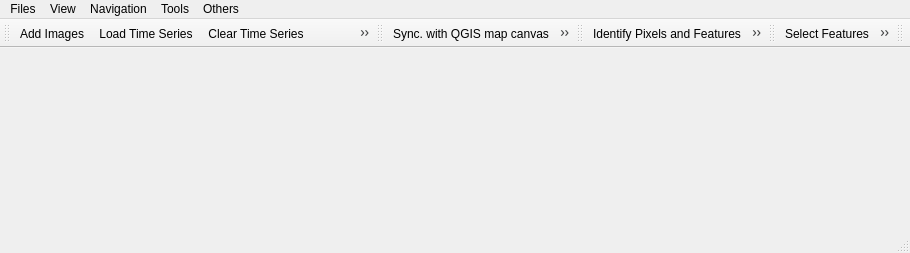
<?xml version="1.0" encoding="UTF-8"?>
<ui version="4.0">
 <class>TSVGUIBase</class>
 <widget class="QMainWindow" name="TSVGUIBase">
  <property name="geometry">
   <rect>
    <x>0</x>
    <y>0</y>
    <width>910</width>
    <height>253</height>
   </rect>
  </property>
  <property name="windowTitle">
   <string>EO Time Series Viewer</string>
  </property>
  <property name="windowIcon">
   <iconset resource="eotsv_resources.qrc">
    <normaloff>:/eotimeseriesviewer/icons/IconTimeSeries.svg</normaloff>:/eotimeseriesviewer/icons/IconTimeSeries.svg</iconset>
  </property>
  <property name="toolButtonStyle">
   <enum>Qt::ToolButtonFollowStyle</enum>
  </property>
  <property name="documentMode">
   <bool>false</bool>
  </property>
  <property name="tabShape">
   <enum>QTabWidget::Rounded</enum>
  </property>
  <property name="dockNestingEnabled">
   <bool>true</bool>
  </property>
  <property name="dockOptions">
   <set>QMainWindow::AllowNestedDocks|QMainWindow::AllowTabbedDocks</set>
  </property>
  <widget class="MapWidget" name="mMapWidget">
   <property name="sizePolicy">
    <sizepolicy hsizetype="Preferred" vsizetype="Preferred">
     <horstretch>1</horstretch>
     <verstretch>1</verstretch>
    </sizepolicy>
   </property>
   <property name="minimumSize">
    <size>
     <width>10</width>
     <height>10</height>
    </size>
   </property>
   <property name="focusPolicy">
    <enum>Qt::NoFocus</enum>
   </property>
  </widget>
  <widget class="QStatusBar" name="mStatusBar">
   <property name="sizePolicy">
    <sizepolicy hsizetype="Preferred" vsizetype="Fixed">
     <horstretch>0</horstretch>
     <verstretch>0</verstretch>
    </sizepolicy>
   </property>
   <property name="minimumSize">
    <size>
     <width>0</width>
     <height>18</height>
    </size>
   </property>
   <property name="maximumSize">
    <size>
     <width>16777215</width>
     <height>18</height>
    </size>
   </property>
  </widget>
  <widget class="QMenuBar" name="mMenuBar">
   <property name="geometry">
    <rect>
     <x>0</x>
     <y>0</y>
     <width>910</width>
     <height>21</height>
    </rect>
   </property>
   <property name="contextMenuPolicy">
    <enum>Qt::ActionsContextMenu</enum>
   </property>
   <property name="defaultUp">
    <bool>false</bool>
   </property>
   <widget class="QMenu" name="menuFiles">
    <property name="title">
     <string>Files</string>
    </property>
    <widget class="QMenu" name="menuAdd_Product">
     <property name="title">
      <string>Add Product</string>
     </property>
     <addaction name="actionLoadTimeSeriesStack"/>
     <addaction name="actionAddSentinel2"/>
     <addaction name="actionAddSubDatasets"/>
     <addaction name="actionAddFORCEProducts"/>
    </widget>
    <addaction name="actionAddTSD"/>
    <addaction name="menuAdd_Product"/>
    <addaction name="separator"/>
    <addaction name="actionAddVectorData"/>
    <addaction name="actionCreateSpectralLibrary"/>
    <addaction name="actionCreateTemporalProfileLayer"/>
    <addaction name="separator"/>
    <addaction name="actionLoadTS"/>
    <addaction name="actionSaveTS"/>
    <addaction name="actionClearTS"/>
    <addaction name="separator"/>
    <addaction name="actionSaveProject"/>
    <addaction name="actionReloadProject"/>
    <addaction name="actionLoadProject"/>
    <addaction name="separator"/>
    <addaction name="actionAddTSExample"/>
   </widget>
   <widget class="QMenu" name="menuAbout">
    <property name="title">
     <string>Others</string>
    </property>
    <addaction name="actionAbout"/>
    <addaction name="actionSettings"/>
    <addaction name="actionShowOnlineHelp"/>
   </widget>
   <widget class="QMenu" name="menuView">
    <property name="title">
     <string>View</string>
    </property>
    <widget class="QMenu" name="menuPanels">
     <property name="title">
      <string>Panels...</string>
     </property>
    </widget>
    <addaction name="actionRefresh"/>
    <addaction name="actionAddMapView"/>
    <addaction name="actionExportMapsToImages"/>
    <addaction name="separator"/>
    <addaction name="menuPanels"/>
   </widget>
   <widget class="QMenu" name="menuNavigation">
    <property name="title">
     <string>Navigation</string>
    </property>
    <widget class="QMenu" name="menuQGIS_map_canvas">
     <property name="title">
      <string>QGIS map canvas</string>
     </property>
     <addaction name="actionImportExtent"/>
     <addaction name="actionImportCenter"/>
     <addaction name="actionExportExtent"/>
     <addaction name="actionExportCenter"/>
    </widget>
    <addaction name="actionPan"/>
    <addaction name="actionZoomIn"/>
    <addaction name="actionZoomOut"/>
    <addaction name="actionZoomFullExtent"/>
    <addaction name="actionZoomPixelScale"/>
    <addaction name="actionMoveCenter"/>
    <addaction name="separator"/>
    <addaction name="menuQGIS_map_canvas"/>
   </widget>
   <widget class="QMenu" name="menuTools">
    <property name="title">
     <string>Tools</string>
    </property>
    <addaction name="actionCreateSpectralLibrary"/>
    <addaction name="actionCreateTemporalProfileLayer"/>
    <addaction name="actionReadTemporalProfiles"/>
   </widget>
   <addaction name="menuFiles"/>
   <addaction name="menuView"/>
   <addaction name="menuNavigation"/>
   <addaction name="menuTools"/>
   <addaction name="menuAbout"/>
  </widget>
  <widget class="QToolBar" name="toolBarData">
   <property name="windowTitle">
    <string>Data Toolbar</string>
   </property>
   <attribute name="toolBarArea">
    <enum>TopToolBarArea</enum>
   </attribute>
   <attribute name="toolBarBreak">
    <bool>false</bool>
   </attribute>
   <addaction name="actionAddTSD"/>
   <addaction name="actionLoadTS"/>
   <addaction name="actionClearTS"/>
   <addaction name="actionSaveTS"/>
   <addaction name="actionAddVectorData"/>
  </widget>
  <widget class="QToolBar" name="toolBarViews">
   <property name="windowTitle">
    <string>Map Toolbar</string>
   </property>
   <attribute name="toolBarArea">
    <enum>TopToolBarArea</enum>
   </attribute>
   <attribute name="toolBarBreak">
    <bool>false</bool>
   </attribute>
   <addaction name="optionSyncMapCenter"/>
   <addaction name="actionAddMapView"/>
   <addaction name="actionRefresh"/>
   <addaction name="actionPan"/>
   <addaction name="actionZoomIn"/>
   <addaction name="actionZoomOut"/>
   <addaction name="actionZoomPixelScale"/>
   <addaction name="mActionZoomToLayer"/>
   <addaction name="actionZoomFullExtent"/>
  </widget>
  <widget class="QToolBar" name="toolBarIdentify">
   <property name="windowTitle">
    <string>Identify Features Toolbar</string>
   </property>
   <attribute name="toolBarArea">
    <enum>TopToolBarArea</enum>
   </attribute>
   <attribute name="toolBarBreak">
    <bool>false</bool>
   </attribute>
   <addaction name="actionIdentify"/>
   <addaction name="separator"/>
   <addaction name="optionMoveCenter"/>
   <addaction name="optionIdentifyCursorLocation"/>
   <addaction name="optionIdentifySpectralProfile"/>
   <addaction name="optionIdentifyTemporalProfile"/>
  </widget>
  <widget class="QToolBar" name="toolBarVectorFeatures">
   <property name="windowTitle">
    <string>Modify &amp; Label Toolbar</string>
   </property>
   <attribute name="toolBarArea">
    <enum>TopToolBarArea</enum>
   </attribute>
   <attribute name="toolBarBreak">
    <bool>false</bool>
   </attribute>
   <addaction name="mActionSelectFeatures"/>
   <addaction name="mActionDeselectFeatures"/>
   <addaction name="mActionToggleEditing"/>
   <addaction name="mActionSaveEdits"/>
   <addaction name="mActionAddFeature"/>
  </widget>
  <widget class="QToolBar" name="toolBarTimeControl">
   <property name="windowTitle">
    <string>toolBar</string>
   </property>
   <attribute name="toolBarArea">
    <enum>TopToolBarArea</enum>
   </attribute>
   <attribute name="toolBarBreak">
    <bool>false</bool>
   </attribute>
  </widget>
  <action name="actionMoveCenter">
   <property name="icon">
    <iconset resource="eotsv_resources.qrc">
     <normaloff>:/eotimeseriesviewer/icons/mActionZoomPoint.svg</normaloff>:/eotimeseriesviewer/icons/mActionZoomPoint.svg</iconset>
   </property>
   <property name="text">
    <string>SelectCenter</string>
   </property>
   <property name="toolTip">
    <string>select center coordinate</string>
   </property>
  </action>
  <action name="actionSelectCRS">
   <property name="icon">
    <iconset>
     <normaloff>:/eotimeseriesviewer/icons/CRS.svg</normaloff>:/eotimeseriesviewer/icons/CRS.svg</iconset>
   </property>
   <property name="text">
    <string>Select CRS</string>
   </property>
   <property name="toolTip">
    <string>Select coordinate reference system</string>
   </property>
  </action>
  <action name="actionLoadTS">
   <property name="icon">
    <iconset resource="eotsv_resources.qrc">
     <normaloff>:/eotimeseriesviewer/icons/mActionAddTS.svg</normaloff>:/eotimeseriesviewer/icons/mActionAddTS.svg</iconset>
   </property>
   <property name="text">
    <string>Load Time Series</string>
   </property>
   <property name="toolTip">
    <string>Load time series from CSV file</string>
   </property>
  </action>
  <action name="actionAddTSD">
   <property name="icon">
    <iconset>
     <normaloff>:/eotimeseriesviewer/icons/mActionAddRasterLayer.svg</normaloff>:/eotimeseriesviewer/icons/mActionAddRasterLayer.svg</iconset>
   </property>
   <property name="text">
    <string>Add Images</string>
   </property>
   <property name="toolTip">
    <string>Add GDAL-readible images to the time series</string>
   </property>
  </action>
  <action name="actionRemoveTSD">
   <property name="icon">
    <iconset resource="eotsv_resources.qrc">
     <normaloff>:/eotimeseriesviewer/icons/mActionRemoveTSD.svg</normaloff>:/eotimeseriesviewer/icons/mActionRemoveTSD.svg</iconset>
   </property>
   <property name="text">
    <string>Remove images</string>
   </property>
   <property name="toolTip">
    <string>Remove images from this time series</string>
   </property>
  </action>
  <action name="actionSaveTS">
   <property name="icon">
    <iconset resource="eotsv_resources.qrc">
     <normaloff>:/eotimeseriesviewer/icons/mActionSaveTS.svg</normaloff>:/eotimeseriesviewer/icons/mActionSaveTS.svg</iconset>
   </property>
   <property name="text">
    <string>Save Time Series</string>
   </property>
   <property name="toolTip">
    <string>Save time series as CSV file</string>
   </property>
  </action>
  <action name="actionAddMapView">
   <property name="icon">
    <iconset resource="eotsv_resources.qrc">
     <normaloff>:/eotimeseriesviewer/icons/mActionAddMapView.svg</normaloff>:/eotimeseriesviewer/icons/mActionAddMapView.svg</iconset>
   </property>
   <property name="text">
    <string>Add Map View</string>
   </property>
   <property name="toolTip">
    <string>Add maps that show a specified band selection</string>
   </property>
  </action>
  <action name="actionRemoveMapView">
   <property name="icon">
    <iconset resource="eotsv_resources.qrc">
     <normaloff>:/eotimeseriesviewer/icons/mActionRemoveMapView.svg</normaloff>:/eotimeseriesviewer/icons/mActionRemoveMapView.svg</iconset>
   </property>
   <property name="text">
    <string>Remove Map View</string>
   </property>
   <property name="toolTip">
    <string>Remove map view</string>
   </property>
  </action>
  <action name="actionAddTSExample">
   <property name="icon">
    <iconset resource="eotsv_resources.qrc">
     <normaloff>:/eotimeseriesviewer/icons/mActionAddTS.svg</normaloff>:/eotimeseriesviewer/icons/mActionAddTS.svg</iconset>
   </property>
   <property name="text">
    <string>Add example</string>
   </property>
   <property name="toolTip">
    <string>Add example time series</string>
   </property>
  </action>
  <action name="actionAbout">
   <property name="icon">
    <iconset>
     <normaloff>:/eotimeseriesviewer/icons/metadata.svg</normaloff>:/eotimeseriesviewer/icons/metadata.svg</iconset>
   </property>
   <property name="text">
    <string>About</string>
   </property>
  </action>
  <action name="actionDummy">
   <property name="text">
    <string>Dummy</string>
   </property>
   <property name="toolTip">
    <string>This is an obviously not removed dummy</string>
   </property>
  </action>
  <action name="actionClearTS">
   <property name="icon">
    <iconset resource="eotsv_resources.qrc">
     <normaloff>:/eotimeseriesviewer/icons/mActionRemoveTS.svg</normaloff>:/eotimeseriesviewer/icons/mActionRemoveTS.svg</iconset>
   </property>
   <property name="text">
    <string>Clear Time Series</string>
   </property>
   <property name="toolTip">
    <string>Remove all images from time series</string>
   </property>
  </action>
  <action name="actionSetExtent">
   <property name="text">
    <string>Set Extent</string>
   </property>
  </action>
  <action name="actionZoomIn">
   <property name="checkable">
    <bool>true</bool>
   </property>
   <property name="icon">
    <iconset resource="../../../QGIS/images/images.qrc">
     <normaloff>:/images/themes/default/mActionZoomIn.svg</normaloff>:/images/themes/default/mActionZoomIn.svg</iconset>
   </property>
   <property name="text">
    <string>Zoom in</string>
   </property>
   <property name="toolTip">
    <string>Zoom into map</string>
   </property>
  </action>
  <action name="actionZoomOut">
   <property name="checkable">
    <bool>true</bool>
   </property>
   <property name="icon">
    <iconset resource="../../../QGIS/images/images.qrc">
     <normaloff>:/images/themes/default/mActionZoomOut.svg</normaloff>:/images/themes/default/mActionZoomOut.svg</iconset>
   </property>
   <property name="text">
    <string>Zoom out</string>
   </property>
   <property name="toolTip">
    <string>Zoom out</string>
   </property>
  </action>
  <action name="actionZoomFullExtent">
   <property name="checkable">
    <bool>true</bool>
   </property>
   <property name="icon">
    <iconset resource="../../../QGIS/images/images.qrc">
     <normaloff>:/images/themes/default/mActionZoomFullExtent.svg</normaloff>:/images/themes/default/mActionZoomFullExtent.svg</iconset>
   </property>
   <property name="text">
    <string>Max. Extent</string>
   </property>
   <property name="toolTip">
    <string>Zoom to maximum extent of time series</string>
   </property>
  </action>
  <action name="actionZoomPixelScale">
   <property name="checkable">
    <bool>true</bool>
   </property>
   <property name="icon">
    <iconset resource="../../../QGIS/images/images.qrc">
     <normaloff>:/images/themes/default/mActionZoomActual.svg</normaloff>:/images/themes/default/mActionZoomActual.svg</iconset>
   </property>
   <property name="text">
    <string>Pixel Scale</string>
   </property>
   <property name="toolTip">
    <string>Zoom to pixel scale</string>
   </property>
  </action>
  <action name="actionPan">
   <property name="checkable">
    <bool>true</bool>
   </property>
   <property name="icon">
    <iconset resource="../../../QGIS/images/images.qrc">
     <normaloff>:/images/themes/default/mActionPan.svg</normaloff>:/images/themes/default/mActionPan.svg</iconset>
   </property>
   <property name="text">
    <string>Pan Map</string>
   </property>
   <property name="toolTip">
    <string>Pan map</string>
   </property>
  </action>
  <action name="actionShowToolBar">
   <property name="text">
    <string>Panels</string>
   </property>
  </action>
  <action name="actionIdentifyCursorLocationValues">
   <property name="icon">
    <iconset>
     <normaloff>:/eotimeseriesviewer/icons/mActionIdentify.svg</normaloff>:/eotimeseriesviewer/icons/mActionIdentify.svg</iconset>
   </property>
   <property name="text">
    <string>Identify</string>
   </property>
   <property name="toolTip">
    <string>Identify map layers</string>
   </property>
  </action>
  <action name="actionClearLabelList">
   <property name="icon">
    <iconset>
     <normaloff>:/eotimeseriesviewer/icons/mIconClose.svg</normaloff>:/eotimeseriesviewer/icons/mIconClose.svg</iconset>
   </property>
   <property name="text">
    <string>Clear labels</string>
   </property>
   <property name="toolTip">
    <string>Clear selected labels</string>
   </property>
  </action>
  <action name="actionCopyLabelList">
   <property name="icon">
    <iconset>
     <normaloff>:/eotimeseriesviewer/icons/mActionEditCopy.svg</normaloff>:/eotimeseriesviewer/icons/mActionEditCopy.svg</iconset>
   </property>
   <property name="text">
    <string>Copy labels</string>
   </property>
   <property name="toolTip">
    <string>Copy labels to clipboard</string>
   </property>
  </action>
  <action name="actionSettings">
   <property name="icon">
    <iconset>
     <normaloff>:/eotimeseriesviewer/icons/system.svg</normaloff>:/eotimeseriesviewer/icons/system.svg</iconset>
   </property>
   <property name="text">
    <string>Settings</string>
   </property>
  </action>
  <action name="actionCollectLabels">
   <property name="icon">
    <iconset>
     <normaloff>:/eotimeseriesviewer/icons/mActionIdentify.svg</normaloff>:/eotimeseriesviewer/icons/mActionIdentify.svg</iconset>
   </property>
   <property name="text">
    <string>Collect Labels</string>
   </property>
   <property name="toolTip">
    <string>Collect labels by clicking on related map windows</string>
   </property>
  </action>
  <action name="actionRefresh">
   <property name="icon">
    <iconset resource="../../../QGIS/images/images.qrc">
     <normaloff>:/images/themes/default/mActionReload.svg</normaloff>:/images/themes/default/mActionReload.svg</iconset>
   </property>
   <property name="text">
    <string>Refresh Maps</string>
   </property>
   <property name="toolTip">
    <string>Refresh maps (F5)</string>
   </property>
   <property name="shortcut">
    <string>F5</string>
   </property>
  </action>
  <action name="actionShowCrosshair">
   <property name="checkable">
    <bool>true</bool>
   </property>
   <property name="checked">
    <bool>false</bool>
   </property>
   <property name="icon">
    <iconset>
     <normaloff>:/eotimeseriesviewer/icons/crosshair.svg</normaloff>:/eotimeseriesviewer/icons/crosshair.svg</iconset>
   </property>
   <property name="text">
    <string>Show Crosshair</string>
   </property>
  </action>
  <action name="actionImportExtent">
   <property name="icon">
    <iconset resource="eotsv_resources.qrc">
     <normaloff>:/eotimeseriesviewer/icons/mapExtentImport.svg</normaloff>:/eotimeseriesviewer/icons/mapExtentImport.svg</iconset>
   </property>
   <property name="text">
    <string>Import extent</string>
   </property>
   <property name="toolTip">
    <string>Set spatial map extent from QGIS map canvas</string>
   </property>
   <property name="shortcut">
    <string>F2</string>
   </property>
  </action>
  <action name="actionExportExtent">
   <property name="icon">
    <iconset resource="eotsv_resources.qrc">
     <normaloff>:/eotimeseriesviewer/icons/mapExtentExport.svg</normaloff>:/eotimeseriesviewer/icons/mapExtentExport.svg</iconset>
   </property>
   <property name="text">
    <string>Set extent</string>
   </property>
   <property name="toolTip">
    <string>Set map extent to QGIS map canvas</string>
   </property>
   <property name="shortcut">
    <string>Alt+F2</string>
   </property>
  </action>
  <action name="actionImportCenter">
   <property name="icon">
    <iconset resource="eotsv_resources.qrc">
     <normaloff>:/eotimeseriesviewer/icons/mapCenterImport.svg</normaloff>:/eotimeseriesviewer/icons/mapCenterImport.svg</iconset>
   </property>
   <property name="text">
    <string>Import center</string>
   </property>
   <property name="toolTip">
    <string>Set spatial map center from QGIS map canvas</string>
   </property>
   <property name="shortcut">
    <string>F1</string>
   </property>
  </action>
  <action name="actionExportCenter">
   <property name="icon">
    <iconset resource="eotsv_resources.qrc">
     <normaloff>:/eotimeseriesviewer/icons/mapCenterExport.svg</normaloff>:/eotimeseriesviewer/icons/mapCenterExport.svg</iconset>
   </property>
   <property name="text">
    <string>Set center</string>
   </property>
   <property name="toolTip">
    <string>Set map center to QGIS map canvas</string>
   </property>
   <property name="shortcut">
    <string>Alt+F1</string>
   </property>
  </action>
  <action name="actionAddVectorData">
   <property name="icon">
    <iconset resource="../../../QGIS/images/images.qrc">
     <normaloff>:/images/themes/default/mActionAddOgrLayer.svg</normaloff>:/images/themes/default/mActionAddOgrLayer.svg</iconset>
   </property>
   <property name="text">
    <string>Add Vector Data</string>
   </property>
   <property name="toolTip">
    <string>Loads a vector data file</string>
   </property>
  </action>
  <action name="actionShowOnlineHelp">
   <property name="icon">
    <iconset>
     <normaloff>:/eotimeseriesviewer/icons/metadata.svg</normaloff>:/eotimeseriesviewer/icons/metadata.svg</iconset>
   </property>
   <property name="text">
    <string>Help (online)</string>
   </property>
   <property name="toolTip">
    <string>Opens the online documentation</string>
   </property>
  </action>
  <action name="actionLoadTimeSeriesStack">
   <property name="text">
    <string>Time Series Stack</string>
   </property>
   <property name="toolTip">
    <string>Load images from a stack or list of stacks witch each image band being an temporal observation</string>
   </property>
  </action>
  <action name="actionIdentify">
   <property name="checkable">
    <bool>true</bool>
   </property>
   <property name="icon">
    <iconset resource="../qgispluginsupport/qps/qpsresources.qrc">
     <normaloff>:/qps/ui/icons/select_location.svg</normaloff>:/qps/ui/icons/select_location.svg</iconset>
   </property>
   <property name="text">
    <string>Identify Pixels and Features</string>
   </property>
   <property name="toolTip">
    <string>identify</string>
   </property>
  </action>
  <action name="optionIdentifyCursorLocation">
   <property name="checkable">
    <bool>true</bool>
   </property>
   <property name="checked">
    <bool>false</bool>
   </property>
   <property name="icon">
    <iconset resource="../../../QGIS/images/images.qrc">
     <normaloff>:/images/themes/default/mActionPropertiesWidget.svg</normaloff>:/images/themes/default/mActionPropertiesWidget.svg</iconset>
   </property>
   <property name="text">
    <string>CLV</string>
   </property>
   <property name="toolTip">
    <string>Identify cursor location values</string>
   </property>
  </action>
  <action name="optionMoveCenter">
   <property name="checkable">
    <bool>true</bool>
   </property>
   <property name="icon">
    <iconset resource="../qgispluginsupport/qps/qpsresources.qrc">
     <normaloff>:/qps/ui/icons/pan_center.svg</normaloff>:/qps/ui/icons/pan_center.svg</iconset>
   </property>
   <property name="text">
    <string>Move to Point</string>
   </property>
   <property name="toolTip">
    <string>Center map on clicked locations</string>
   </property>
  </action>
  <action name="optionIdentifySpectralProfile">
   <property name="checkable">
    <bool>true</bool>
   </property>
   <property name="icon">
    <iconset resource="../qgispluginsupport/qps/qpsresources.qrc">
     <normaloff>:/qps/ui/icons/profile.svg</normaloff>:/qps/ui/icons/profile.svg</iconset>
   </property>
   <property name="text">
    <string>SP</string>
   </property>
   <property name="toolTip">
    <string>Collect spectral propfiles to Spectral Library panel.</string>
   </property>
  </action>
  <action name="optionIdentifyTemporalProfile">
   <property name="checkable">
    <bool>true</bool>
   </property>
   <property name="icon">
    <iconset resource="eotsv_resources.qrc">
     <normaloff>:/eotimeseriesviewer/icons/mIconTemporalProfile.svg</normaloff>:/eotimeseriesviewer/icons/mIconTemporalProfile.svg</iconset>
   </property>
   <property name="text">
    <string>TP</string>
   </property>
   <property name="toolTip">
    <string>Collect temporal profiles to temporal profile panel.</string>
   </property>
  </action>
  <action name="optionSyncMapCenter">
   <property name="checkable">
    <bool>true</bool>
   </property>
   <property name="icon">
    <iconset resource="eotsv_resources.qrc">
     <normaloff>:/eotimeseriesviewer/icons/qgsMapCenter.svg</normaloff>:/eotimeseriesviewer/icons/qgsMapCenter.svg</iconset>
   </property>
   <property name="text">
    <string>Sync. with QGIS map canvas </string>
   </property>
  </action>
  <action name="optionSelectFeaturesRectangle">
   <property name="checkable">
    <bool>true</bool>
   </property>
   <property name="checked">
    <bool>true</bool>
   </property>
   <property name="icon">
    <iconset resource="../../../QGIS/images/images.qrc">
     <normaloff>:/images/themes/default/mActionSelectRectangle.svg</normaloff>:/images/themes/default/mActionSelectRectangle.svg</iconset>
   </property>
   <property name="text">
    <string>Select Feature(s)</string>
   </property>
   <property name="toolTip">
    <string>Select Feature(s) by drawing a Rectangle</string>
   </property>
  </action>
  <action name="optionSelectFeaturesPolygon">
   <property name="checkable">
    <bool>true</bool>
   </property>
   <property name="icon">
    <iconset resource="../../../QGIS/images/images.qrc">
     <normaloff>:/images/themes/default/mActionSelectPolygon.svg</normaloff>:/images/themes/default/mActionSelectPolygon.svg</iconset>
   </property>
   <property name="text">
    <string>Select Features by Polygon</string>
   </property>
   <property name="toolTip">
    <string>Select Features by drawing a Polygon</string>
   </property>
  </action>
  <action name="optionSelectFeaturesFreehand">
   <property name="checkable">
    <bool>true</bool>
   </property>
   <property name="icon">
    <iconset resource="../../../QGIS/images/images.qrc">
     <normaloff>:/images/themes/default/mActionSelectFreehand.svg</normaloff>:/images/themes/default/mActionSelectFreehand.svg</iconset>
   </property>
   <property name="text">
    <string>Select Features by Freehand</string>
   </property>
  </action>
  <action name="optionSelectFeaturesRadius">
   <property name="checkable">
    <bool>true</bool>
   </property>
   <property name="icon">
    <iconset resource="../../../QGIS/images/images.qrc">
     <normaloff>:/images/themes/default/mActionSelectRadius.svg</normaloff>:/images/themes/default/mActionSelectRadius.svg</iconset>
   </property>
   <property name="text">
    <string>Select Features by Radius</string>
   </property>
  </action>
  <action name="actionExportMapsToImages">
   <property name="icon">
    <iconset resource="../../../QGIS/images/images.qrc">
     <normaloff>:/images/themes/default/mActionSaveMapAsImage.svg</normaloff>:/images/themes/default/mActionSaveMapAsImage.svg</iconset>
   </property>
   <property name="text">
    <string>Export Maps to Images </string>
   </property>
   <property name="toolTip">
    <string>Saves all maps as image files as PNG or JPEG images.</string>
   </property>
  </action>
  <action name="actionToolbars">
   <property name="text">
    <string>Toolbars...</string>
   </property>
  </action>
  <action name="actionLockMapPanelSize">
   <property name="checkable">
    <bool>true</bool>
   </property>
   <property name="icon">
    <iconset resource="../../../QGIS/images/images.qrc">
     <normaloff>:/images/themes/default/lockedGray.svg</normaloff>:/images/themes/default/lockedGray.svg</iconset>
   </property>
   <property name="text">
    <string>Lock Map Panel Size</string>
   </property>
   <property name="toolTip">
    <string>Activate to lock the current map panel size</string>
   </property>
  </action>
  <action name="actionAddSentinel2">
   <property name="text">
    <string>Sentinel-2</string>
   </property>
   <property name="toolTip">
    <string>Add Sentinel2 image products</string>
   </property>
  </action>
  <action name="actionAddSubDatasets">
   <property name="text">
    <string>Sub-Datasets</string>
   </property>
   <property name="toolTip">
    <string>Open Subdatasets, e.g. from HDF files</string>
   </property>
  </action>
  <action name="mActionSaveEdits">
   <property name="icon">
    <iconset resource="../../../QGIS/images/images.qrc">
     <normaloff>:/images/themes/default/mActionSaveEdits.svg</normaloff>:/images/themes/default/mActionSaveEdits.svg</iconset>
   </property>
   <property name="text">
    <string>SaveEdits</string>
   </property>
   <property name="toolTip">
    <string>Save Edits</string>
   </property>
  </action>
  <action name="mActionAddFeature">
   <property name="checkable">
    <bool>true</bool>
   </property>
   <property name="icon">
    <iconset resource="../../../QGIS/images/images.qrc">
     <normaloff>:/images/themes/default/mActionCapturePolygon.svg</normaloff>:/images/themes/default/mActionCapturePolygon.svg</iconset>
   </property>
   <property name="text">
    <string>Draw</string>
   </property>
   <property name="toolTip">
    <string>Draw a new feature</string>
   </property>
  </action>
  <action name="mActionToggleEditing">
   <property name="checkable">
    <bool>true</bool>
   </property>
   <property name="icon">
    <iconset resource="../../../QGIS/images/images.qrc">
     <normaloff>:/images/themes/default/mActionToggleEditing.svg</normaloff>:/images/themes/default/mActionToggleEditing.svg</iconset>
   </property>
   <property name="text">
    <string>Toggle Editing</string>
   </property>
  </action>
  <action name="mActionSelectFeatures">
   <property name="checkable">
    <bool>true</bool>
   </property>
   <property name="icon">
    <iconset resource="../../../QGIS/images/images.qrc">
     <normaloff>:/images/themes/default/mActionSelectRectangle.svg</normaloff>:/images/themes/default/mActionSelectRectangle.svg</iconset>
   </property>
   <property name="text">
    <string>Select Features</string>
   </property>
   <property name="menuRole">
    <enum>QAction::TextHeuristicRole</enum>
   </property>
   <property name="iconVisibleInMenu">
    <bool>false</bool>
   </property>
  </action>
  <action name="mActionDeselectFeatures">
   <property name="icon">
    <iconset resource="../../../QGIS/images/images.qrc">
     <normaloff>:/images/themes/default/mActionDeselectAll.svg</normaloff>:/images/themes/default/mActionDeselectAll.svg</iconset>
   </property>
   <property name="text">
    <string>Deselect</string>
   </property>
   <property name="toolTip">
    <string>Deselect selected features.</string>
   </property>
  </action>
  <action name="mActionCopyLayerStyle">
   <property name="text">
    <string>Copy Layer Style</string>
   </property>
  </action>
  <action name="mActionOpenTable">
   <property name="icon">
    <iconset resource="../../../QGIS/images/images.qrc">
     <normaloff>:/images/themes/default/mActionOpenTable.svg</normaloff>:/images/themes/default/mActionOpenTable.svg</iconset>
   </property>
   <property name="text">
    <string>Open Table</string>
   </property>
   <property name="toolTip">
    <string>Opens the attribute table</string>
   </property>
  </action>
  <action name="mActionZoomToLayer">
   <property name="icon">
    <iconset resource="../../../QGIS/images/images.qrc">
     <normaloff>:/images/themes/default/mActionZoomToLayer.svg</normaloff>:/images/themes/default/mActionZoomToLayer.svg</iconset>
   </property>
   <property name="text">
    <string>ZoomToLayer</string>
   </property>
  </action>
  <action name="mActionPasteLayerStyle">
   <property name="text">
    <string>Paste Layer Style</string>
   </property>
  </action>
  <action name="mActionLayerProperties">
   <property name="text">
    <string>Properties...</string>
   </property>
  </action>
  <action name="actionSaveProject">
   <property name="icon">
    <iconset resource="../../../QGIS/images/images.qrc">
     <normaloff>:/images/themes/default/mActionFileSave.svg</normaloff>:/images/themes/default/mActionFileSave.svg</iconset>
   </property>
   <property name="text">
    <string>Save to Project</string>
   </property>
  </action>
  <action name="actionLoadProject">
   <property name="icon">
    <iconset resource="../../../QGIS/images/images.qrc">
     <normaloff>:/images/themes/default/mActionFileOpen.svg</normaloff>:/images/themes/default/mActionFileOpen.svg</iconset>
   </property>
   <property name="text">
    <string>Load from Project</string>
   </property>
  </action>
  <action name="actionReloadProject">
   <property name="text">
    <string>Reload Project</string>
   </property>
   <property name="toolTip">
    <string>Reloads settings from the QGIS Project</string>
   </property>
  </action>
  <action name="actionCreateSpectralLibrary">
   <property name="icon">
    <iconset resource="../qgispluginsupport/qps/qpsresources.qrc">
     <normaloff>:/qps/ui/icons/speclib.svg</normaloff>:/qps/ui/icons/speclib.svg</iconset>
   </property>
   <property name="text">
    <string>Create Spectral Library</string>
   </property>
   <property name="toolTip">
    <string>Opens a Spectral Library to collect spectral profiles</string>
   </property>
  </action>
  <action name="actionAddFORCEProducts">
   <property name="text">
    <string>FORCE Products</string>
   </property>
  </action>
  <action name="actionCreateTemporalProfileLayer">
   <property name="icon">
    <iconset resource="eotsv_resources.qrc">
     <normaloff>:/eotimeseriesviewer/icons/mIconTemporalProfile.svg</normaloff>:/eotimeseriesviewer/icons/mIconTemporalProfile.svg</iconset>
   </property>
   <property name="text">
    <string>Create Temporal Profile Layer</string>
   </property>
   <property name="toolTip">
    <string>Create a new point vector layer that can store temporal profiles.</string>
   </property>
  </action>
  <action name="actionReadTemporalProfiles">
   <property name="text">
    <string>Read Temporal Profiles</string>
   </property>
   <property name="toolTip">
    <string>Loads temporal profiles for point layer coordinates.</string>
   </property>
  </action>
 </widget>
 <customwidgets>
  <customwidget>
   <class>MapWidget</class>
   <extends>QWidget</extends>
   <header>eotimeseriesviewer.mapvisualization</header>
   <container>1</container>
  </customwidget>
 </customwidgets>
 <resources>
  <include location="eotsv_resources.qrc"/>
  <include location="../qgispluginsupport/qps/qpsresources.qrc"/>
  <include location="../../../QGIS/images/images.qrc"/>
 </resources>
 <connections/>
</ui>
